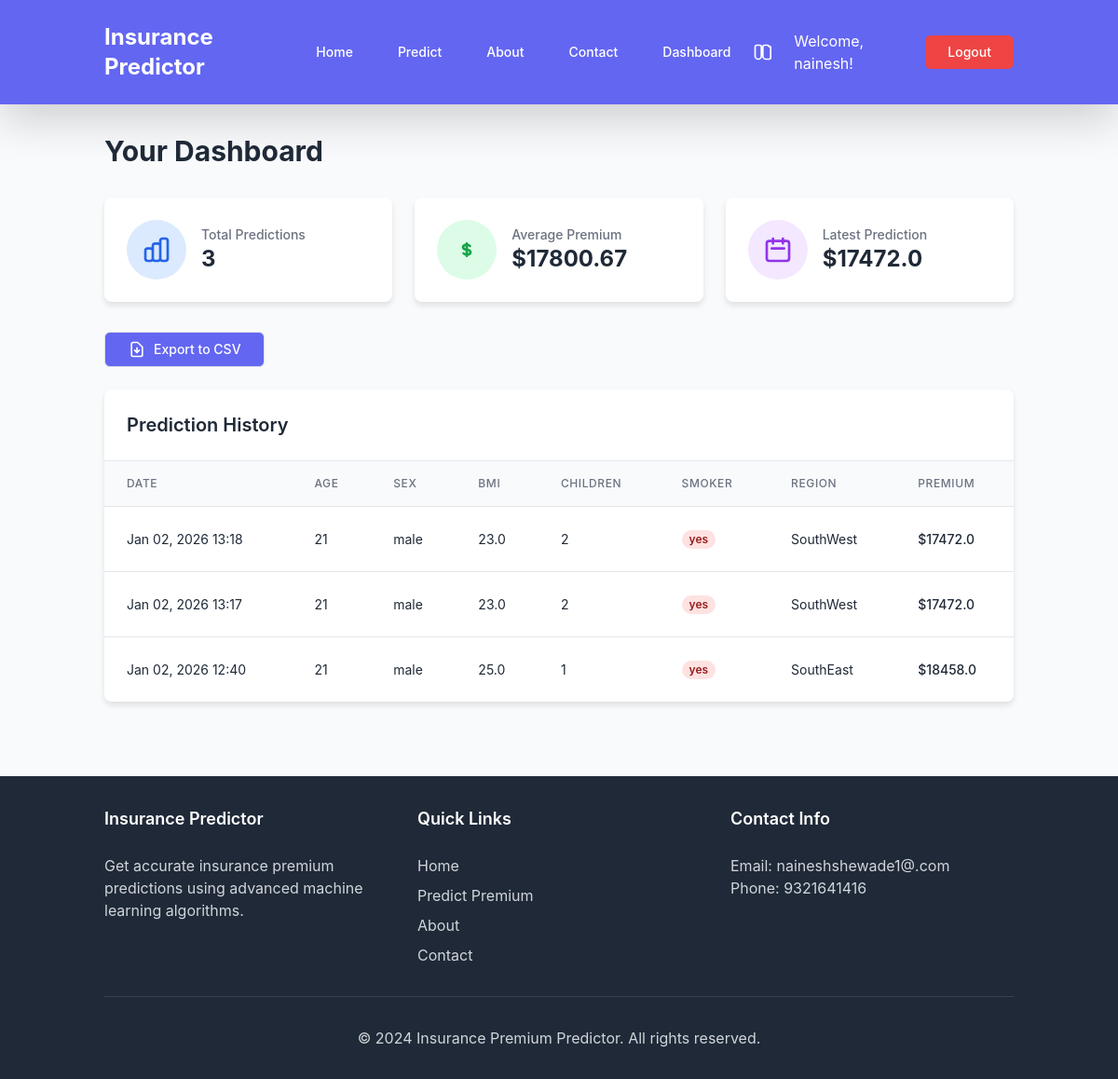
The app's page /dashboard/ (signed in) with its own data.
### home/models.py (models this page shows, shortened)
class Prediction(models.Model):
    user = models.ForeignKey(User, on_delete=models.CASCADE)
    age = models.IntegerField()
    sex = models.CharField(max_length=10)  # 'male' or 'female'
    bmi = models.FloatField()
    children = models.IntegerField()
    smoker = models.CharField(max_length=3)  # 'yes' or 'no'
    region = models.CharField(max_length=20)
    predicted_premium = models.FloatField()
    created_at = models.DateTimeField(auto_now_add=True)
    class Meta:
        ordering = ['-created_at']

### home/views.py (the view)
# urls.py: path('dashboard/', views.dashboard, name='dashboard'),
@login_required
def dashboard(request):
    predictions = Prediction.objects.filter(user=request.user).order_by('-created_at')
    total_predictions = predictions.count()
    avg_premium = predictions.aggregate(avg=models.Avg('predicted_premium'))['avg'] or 0
    context = {
        'predictions': predictions,
        'total_predictions': total_predictions,
        'avg_premium': round(avg_premium, 2) if avg_premium else 0,
        'theme': get_user_theme(request),
    }
    return render(request, 'dashboard.html', context)

### home/views.py (called while the page is built)
def get_user_theme(request):
    if request.user.is_authenticated:
        try:
            profile = UserProfile.objects.get(user=request.user)
            return profile.theme
        except UserProfile.DoesNotExist:
            return 'light'
    return 'light'

### templates/dashboard.html (shortened to what this page needs)
{% extends 'base.html' %}
{% block content %}
<div class="container mx-auto px-4 py-8">
    <div class="max-w-7xl mx-auto">
        <h1 class="text-3xl font-bold text-gray-900 mb-8">Your Dashboard</h1>
        <div class="grid grid-cols-1 md:grid-cols-3 gap-6 mb-8">
            <div class="bg-white rounded-lg shadow-md p-6">
                <div class="flex items-center">
                    <div class="p-3 rounded-full bg-blue-100 text-blue-600">
                    </div>
                    <div class="ml-4">
                        <p class="text-sm font-medium text-gray-600">Total Predictions</p>
                        <p class="text-2xl font-bold text-gray-900">{{ total_predictions }}</p>
                    </div>
                </div>
            </div>
            <div class="bg-white rounded-lg shadow-md p-6">
                <div class="flex items-center">
                    <div class="p-3 rounded-full bg-green-100 text-green-600">
                        <svg class="w-8 h-8" fill="none" stroke="currentColor" viewBox="0 0 24 24">
                            <path stroke-linecap="round" stroke-linejoin="round" stroke-width="2" d="M12 8c-1.657 0-3 .895-3 2s1.343 2 3 2 3 .895 3 2-1.343 2-3 2m0-8c1.11 0 2.08.402 2.599 1M12 8V7m0 1v8m0 0v1m0-1c-1.11 0-2.08-.402-2.599-1"></path>
                        </svg>
                    </div>
                    <div class="ml-4">
                        <p class="text-sm font-medium text-gray-600">Average Premium</p>
                        <p class="text-2xl font-bold text-gray-900">${{ avg_premium }}</p>
                    </div>
                </div>
            </div>
            <div class="bg-white rounded-lg shadow-md p-6">
                <div class="flex items-center">
                    <div class="p-3 rounded-full bg-purple-100 text-purple-600">
                        <svg class="w-8 h-8" fill="none" stroke="currentColor" viewBox="0 0 24 24">
                            <path stroke-linecap="round" stroke-linejoin="round" stroke-width="2" d="M8 7V3m8 4V3m-9 8h10M5 21h14a2 2 0 002-2V7a2 2 0 00-2-2H5a2 2 0 00-2 2v12a2 2 0 002 2z"></path>
                        </svg>
                    </div>
                    <div class="ml-4">
                        <p class="text-sm font-medium text-gray-600">Latest Prediction</p>
                        <p class="text-2xl font-bold text-gray-900">
                            {% if predictions %}
                                ${{ predictions.0.predicted_premium }}
                            {% else %}
                                No predictions yet
                            {% endif %}
                        </p>
                    </div>
                </div>
            </div>
        </div>
        <div class="mb-6">
            <a href="{% url 'export_predictions' %}" class="inline-flex items-center px-4 py-2 border border-transparent text-sm font-medium rounded-md text-white bg-indigo-600 hover:bg-indigo-700 focus:outline-none focus:ring-2 focus:ring-offset-2 focus:ring-indigo-500">
                <svg class="w-5 h-5 mr-2" fill="none" stroke="currentColor" viewBox="0 0 24 24">
                    <path stroke-linecap="round" stroke-linejoin="round" stroke-width="2" d="M12 10v6m0 0l-3-3m3 3l3-3m2 8H7a2 2 0 01-2-2V5a2 2 0 012-2h5.586a1 1 0 01.707.293l5.414 5.414a1 1 0 01.293.707V19a2 2 0 01-2 2z"></path>
                </svg>
                Export to CSV
            </a>
        </div>
        <div class="bg-white shadow-md rounded-lg overflow-hidden">
            <div class="px-6 py-4 border-b border-gray-200">
                <h2 class="text-xl font-semibold text-gray-900">Prediction History</h2>
            </div>
            {% if predictions %}
                <div class="overflow-x-auto">
                    <table class="min-w-full divide-y divide-gray-200">
                        <thead class="bg-gray-50">
                            <tr>
                                <th class="px-6 py-3 text-left text-xs font-medium text-gray-500 uppercase tracking-wider">Date</th>
                                <th class="px-6 py-3 text-left text-xs font-medium text-gray-500 uppercase tracking-wider">Age</th>
                                <th class="px-6 py-3 text-left text-xs font-medium text-gray-500 uppercase tracking-wider">Sex</th>
                                <th class="px-6 py-3 text-left text-xs font-medium text-gray-500 uppercase tracking-wider">BMI</th>
                                <th class="px-6 py-3 text-left text-xs font-medium text-gray-500 uppercase tracking-wider">Children</th>
                                <th class="px-6 py-3 text-left text-xs font-medium text-gray-500 uppercase tracking-wider">Smoker</th>
                                <th class="px-6 py-3 text-left text-xs font-medium text-gray-500 uppercase tracking-wider">Region</th>
                                <th class="px-6 py-3 text-left text-xs font-medium text-gray-500 uppercase tracking-wider">Premium</th>
                            </tr>
                        </thead>
                        <tbody class="bg-white divide-y divide-gray-200">
                            {% for prediction in predictions %}
                                <tr class="hover:bg-gray-50">
                                    <td class="px-6 py-4 whitespace-nowrap text-sm text-gray-900">
                                        {{ prediction.created_at|date:"M d, Y H:i" }}
                                    </td>
                                    <td class="px-6 py-4 whitespace-nowrap text-sm text-gray-900">{{ prediction.age }}</td>
                                    <td class="px-6 py-4 whitespace-nowrap text-sm text-gray-900">{{ prediction.sex }}</td>
                                    <td class="px-6 py-4 whitespace-nowrap text-sm text-gray-900">{{ prediction.bmi }}</td>
                                    <td class="px-6 py-4 whitespace-nowrap text-sm text-gray-900">{{ prediction.children }}</td>
                                    <td class="px-6 py-4 whitespace-nowrap text-sm text-gray-900">
                                        <span class="px-2 inline-flex text-xs leading-5 font-semibold rounded-full {% if prediction.smoker == 'yes' %}bg-red-100 text-red-800{% else %}bg-green-100 text-green-800{% endif %}">
                                            {{ prediction.smoker }}
                                        </span>
                                    </td>
                                    <td class="px-6 py-4 whitespace-nowrap text-sm text-gray-900">{{ prediction.region }}</td>
                                    <td class="px-6 py-4 whitespace-nowrap text-sm font-medium text-gray-900">${{ prediction.predicted_premium }}</td>
                                </tr>
                            {% endfor %}
                        </tbody>
                    </table>
                </div>
            {% endif %}
        </div>
    </div>
</div>
{% endblock content %}

### templates/base.html (shortened to what this page needs)
<!DOCTYPE html>
<html lang="en">
<head>
    <script src="https://cdn.tailwindcss.com"></script>
    <link href="https://cdn.jsdelivr.net/npm/bootstrap@5.0.2/dist/css/bootstrap.min.css" rel="stylesheet">
    <link href="https://unpkg.com/aos@2.3.1/dist/aos.css" rel="stylesheet">
</head>
<body class="{% if theme %}theme-{{ theme }}{% else %}theme-light{% endif %}">
    <header class="bg-indigo-600 shadow-lg">
        <nav class="container mx-auto px-4 py-4">
            <div class="flex justify-between items-center">
                <div class="flex items-center space-x-6">
                    <h1 class="text-2xl font-bold text-white">Insurance Predictor</h1>
                    <div class="hidden md:flex space-x-4">
                        <a href="{% url 'home' %}" class="text-white hover:text-indigo-200 px-3 py-2 rounded-md text-sm font-medium transition duration-300">Home</a>
                        <a href="{% url 'prediction' %}" class="text-white hover:text-indigo-200 px-3 py-2 rounded-md text-sm font-medium transition duration-300">Predict</a>
                        <a href="{% url 'about' %}" class="text-white hover:text-indigo-200 px-3 py-2 rounded-md text-sm font-medium transition duration-300">About</a>
                        <a href="{% url 'contact' %}" class="text-white hover:text-indigo-200 px-3 py-2 rounded-md text-sm font-medium transition duration-300">Contact</a>
                        {% if user.is_authenticated %}
                        <a href="{% url 'dashboard' %}" class="text-white hover:text-indigo-200 px-3 py-2 rounded-md text-sm font-medium transition duration-300">Dashboard</a>
                        {% endif %}
                    </div>
                </div>
                <div class="flex items-center space-x-4">
                    <div class="relative">
                        <button id="theme-toggle" class="text-white hover:text-indigo-200 focus:outline-none focus:text-indigo-200 p-2 rounded-md">
                            <svg class="w-5 h-5" fill="none" stroke="currentColor" viewBox="0 0 24 24">
                                <path stroke-linecap="round" stroke-linejoin="round" stroke-width="2" d="M7 21a4 4 0 01-4-4V5a2 2 0 012-2h4a2 2 0 012 2v12a4 4 0 01-4 4zM21 5a2 2 0 00-2-2h-4a2 2 0 00-2 2v12a4 4 0 004 4h4a2 2 0 002-2V5z"></path>
                            </svg>
                        </button>
                    </div>
                    {% if user.is_authenticated %}
                        <span class="text-white">Welcome, {{ user.username }}!</span>
                        <a href="{% url 'logout' %}" class="bg-red-500 hover:bg-red-600 text-white px-4 py-2 rounded-md text-sm font-medium transition duration-300">Logout</a>
                    {% endif %}
                </div>
            </div>
        </nav>
    </header>
    <main>
        {% block content %}
        {% endblock %}
    </main>
    <footer class="bg-gray-800 text-white py-8 mt-12">
        <div class="container mx-auto px-4">
            <div class="grid grid-cols-1 md:grid-cols-3 gap-8">
                <div>
                    <h3 class="text-lg font-semibold mb-4">Insurance Predictor</h3>
                    <p class="text-gray-300">Get accurate insurance premium predictions using advanced machine learning algorithms.</p>
                </div>
                <div>
                    <h3 class="text-lg font-semibold mb-4">Quick Links</h3>
                    <ul class="space-y-2">
                        <li><a href="{% url 'home' %}" class="text-gray-300 hover:text-white transition duration-300">Home</a></li>
                        <li><a href="{% url 'prediction' %}" class="text-gray-300 hover:text-white transition duration-300">Predict Premium</a></li>
                        <li><a href="{% url 'about' %}" class="text-gray-300 hover:text-white transition duration-300">About</a></li>
                        <li><a href="{% url 'contact' %}" class="text-gray-300 hover:text-white transition duration-300">Contact</a></li>
                    </ul>
                </div>
                <div>
                    <h3 class="text-lg font-semibold mb-4">Contact Info</h3>
                    <p class="text-gray-300">Email: naineshshewade1@.com</p>
                    <p class="text-gray-300">Phone: 9321641416</p>
                </div>
            </div>
            <div class="border-t border-gray-700 mt-8 pt-8 text-center">
                <p class="text-gray-300">&copy; 2024 Insurance Premium Predictor. All rights reserved.</p>
            </div>
        </div>
    </footer>
</body>
</html>

### templates/base.html (style rules this page uses)
:root { --bg-primary: #f8fafc; --bg-secondary: #ffffff; --text-primary: #1f2937; --text-secondary: #6b7280; --accent-primary: #3b82f6; --accent-secondary: #6366f1; --border-color: #e5e7eb; --shadow: rgba(0, 0, 0, 0.1); --font-family: 'Inter', sans-serif; }
.theme-light { --bg-primary: #f8fafc; --bg-secondary: #ffffff; --text-primary: #1f2937; --text-secondary: #6b7280; --accent-primary: #3b82f6; --accent-secondary: #6366f1; --border-color: #e5e7eb; --shadow: rgba(0, 0, 0, 0.1); }
body { background-color: var(--bg-primary); color: var(--text-primary); font-family: var(--font-family); transition: background-color 0.3s ease, color 0.3s ease; }
.card, .bg-white { background-color: var(--bg-secondary) !important; color: var(--text-primary) !important; border-color: var(--border-color) !important; box-shadow: 0 4px 6px var(--shadow) !important; }
.text-gray-900, .text-gray-800, .text-gray-700 { color: var(--text-primary) !important; }
.text-gray-600, .text-gray-500, .text-gray-400 { color: var(--text-secondary) !important; }
.bg-indigo-600 { background-color: var(--accent-secondary) !important; }
.bg-gray-50 { background-color: var(--bg-primary) !important; }

### records on screen
Prediction: predicted_premium "17472.0", created_at "Jan 02, 2026 13:18", age "21", sex "male", bmi "23.0", children "2", smoker "yes", region "SouthWest"
Prediction: created_at "Jan 02, 2026 13:17", age "21", sex "male", bmi "23.0", children "2", smoker "yes", region "SouthWest", predicted_premium "17472.0"
Prediction: created_at "Jan 02, 2026 12:40", age "21", sex "male", bmi "25.0", children "1", smoker "yes", region "SouthEast", predicted_premium "18458.0"

### other values on screen
{{ user.username }} "nainesh"
{{ total_predictions }} "3"
{{ avg_premium }} "17800.67"
